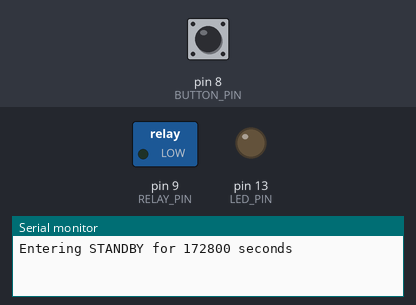
The sketch below on a simulated Arduino Uno, built with avr-gcc and run on an emulated ATmega328P. On the bench: switched loads named in the sketch (green lamp = pin HIGH), output pins drawn as LEDs (lit = HIGH), the last lines printed to the serial monitor. The test bench sets the inputs (shaded band); at power-on: pin 8 (BUTTON_PIN) LOW.

Above: at 1.2 s.
1.3 s: pin 8 (BUTTON_PIN) pulled HIGH for 0.15 s
At 2.4 s:
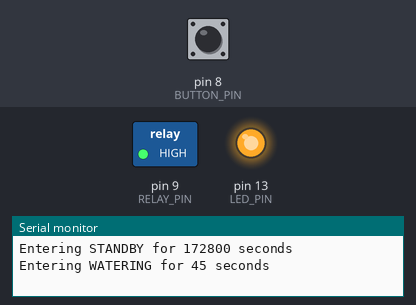
2.9 s: pin 8 (BUTTON_PIN) pulled HIGH for 1 s
At 3.7 s:
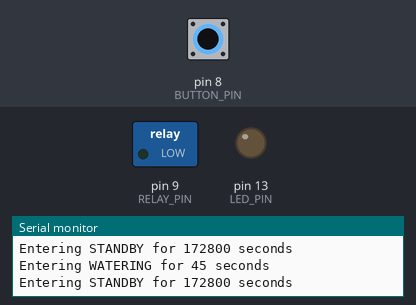
5.4 s: pin 8 (BUTTON_PIN) pulled HIGH for 3.2 s
At 6.9 s:
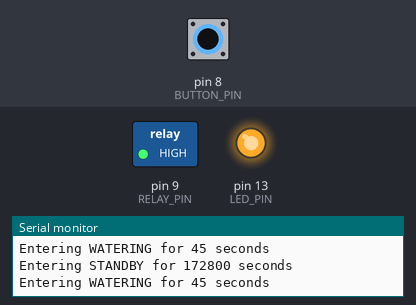
Timing chart, 0 to 52.0 s (numbered marks = the images above; inputs shaded):
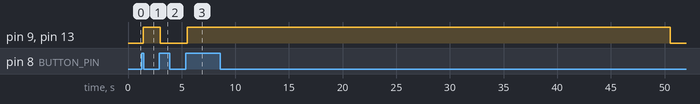

The sketch:

giessuino.ino
```cpp
#define RELAY_PIN 9
#define BUTTON_PIN 8
#define LED_PIN 13

enum State {
  STANDBY=0,
  WATERING=1
};

State state;
unsigned long s_lastLogStateMillis=0;
unsigned long s_lastStateChangeMillis=0;
const unsigned long STANDBY_TIME_MILLIS=48L*3600L*1000L; // postfix all long literals with L to avoid overflow
const unsigned long WATERING_TIME_MILLIS=45L*1000L;

int lastButtonState=LOW;
int buttonState=LOW;
long lastDebounceTime=0;
long DEBOUNCE_DELAY_MS=50;

void setup() {
  pinMode(RELAY_PIN,OUTPUT);
  pinMode(BUTTON_PIN, INPUT);
  pinMode(LED_PIN, OUTPUT);

  Serial.begin(9600);

  changeState(State::STANDBY);
}

bool buttonPressed() {
  int reading=digitalRead(BUTTON_PIN);

  if (reading!=lastButtonState) {
    lastDebounceTime=millis();
  }

  boolean fPressed=false;

  if ((millis()-lastDebounceTime) > DEBOUNCE_DELAY_MS) {
    if (reading!=buttonState) {
      buttonState=reading;
      fPressed=(buttonState == HIGH);
    }
  }

  lastButtonState=reading;
  return fPressed;
}

void changeState(const State &s) {
  state=s;
  s_lastStateChangeMillis=millis();

  if (state==State::STANDBY)
  {
    Serial.print("Entering STANDBY for ");
    Serial.print(STANDBY_TIME_MILLIS/1000L);
    Serial.print(" seconds\n");
  }
  else
  {
    Serial.print("Entering WATERING for ");
    Serial.print(WATERING_TIME_MILLIS/1000L);
    Serial.print(" seconds\n");
  }
}

void logState() {
  if (millis()-s_lastLogStateMillis < 1000L)
    return;
  s_lastLogStateMillis=millis();

  Serial.print(state==State::WATERING? "Watering": "Waiting");
  Serial.print(" since ");
  Serial.print((millis()-s_lastStateChangeMillis)/1000L);

  unsigned long timeLeftMillis=(state==State::WATERING)? WATERING_TIME_MILLIS: STANDBY_TIME_MILLIS;
  Serial.print(" seconds ago, left ");
  Serial.print((timeLeftMillis-(millis()-s_lastStateChangeMillis))/1000L);
  Serial.println(" seconds");
}

void loop() {
  if(buttonPressed()) {
    switch(state) {
    case State::STANDBY:
      changeState(State::WATERING);
      break;
    case State::WATERING:
      changeState(State::STANDBY);
      state=State::STANDBY;
      break;
    }
  }

  if (state==State::WATERING && (millis()-s_lastStateChangeMillis) >= WATERING_TIME_MILLIS) {
    changeState(State::STANDBY);
  } else if (state==State::STANDBY && (millis()-s_lastStateChangeMillis) >= STANDBY_TIME_MILLIS) {
    changeState(State::WATERING);
  }

  if (state==State::WATERING) {
    digitalWrite(LED_PIN, HIGH);
    digitalWrite(RELAY_PIN, HIGH);
  } else {
    digitalWrite(LED_PIN, LOW);
    digitalWrite(RELAY_PIN, LOW);
  }

  delay(50);
}
```

Measured:
- after the input at 1.3 s, pin 9 (RELAY_PIN), pin 13 (LED_PIN): LOW → HIGH after 0.10 s
- after the input at 2.9 s, pin 9 (RELAY_PIN), pin 13 (LED_PIN): HIGH → LOW after 0.10 s
- after the input at 5.4 s, pin 9 (RELAY_PIN), pin 13 (LED_PIN): LOW → HIGH after 0.11 s, → LOW 45.0 s later
